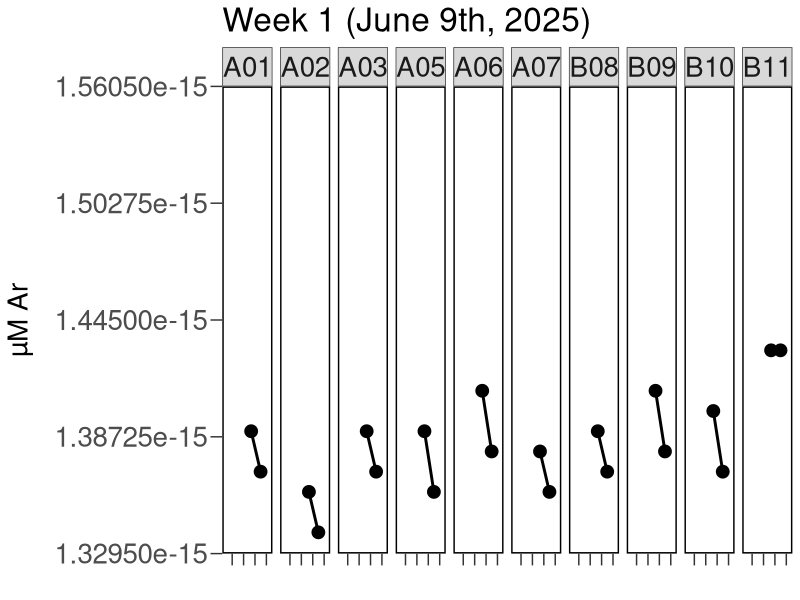
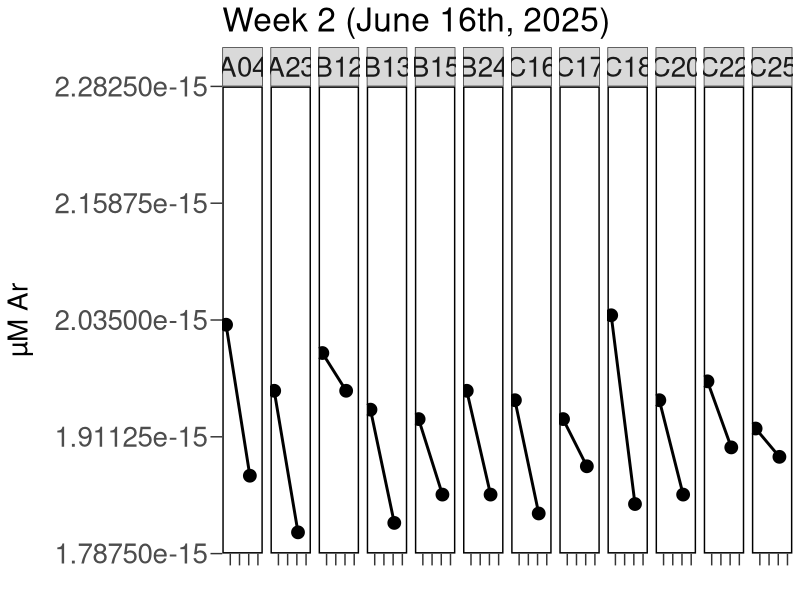
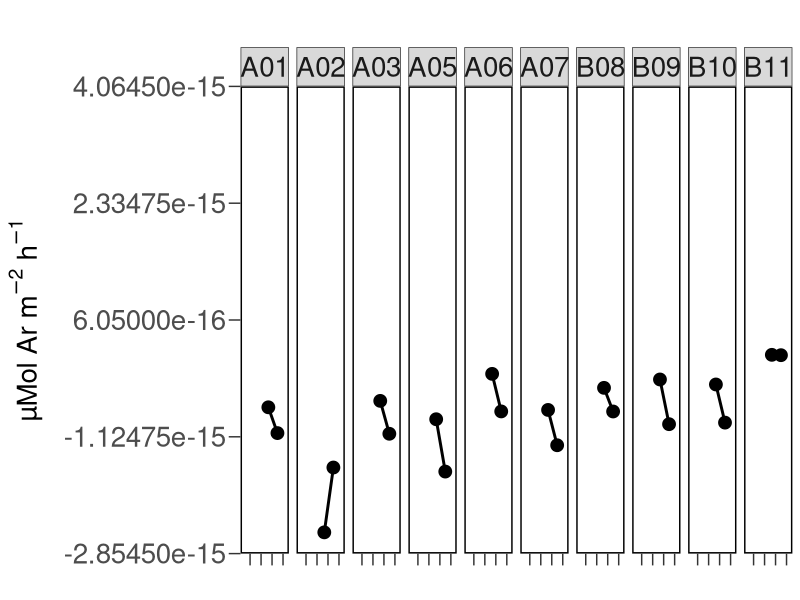
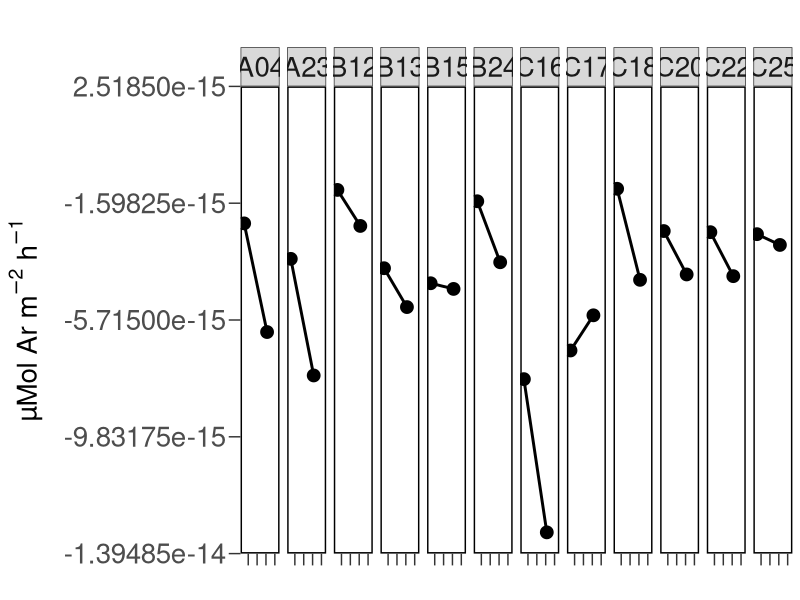
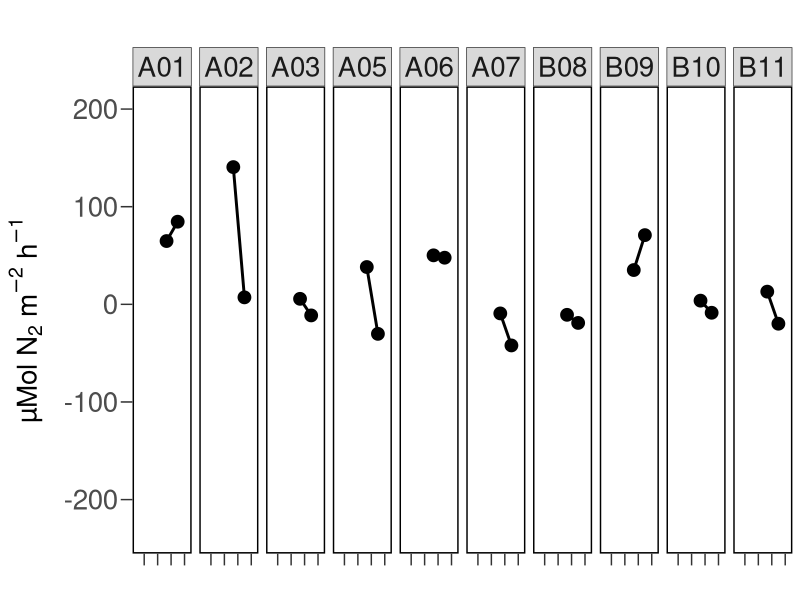
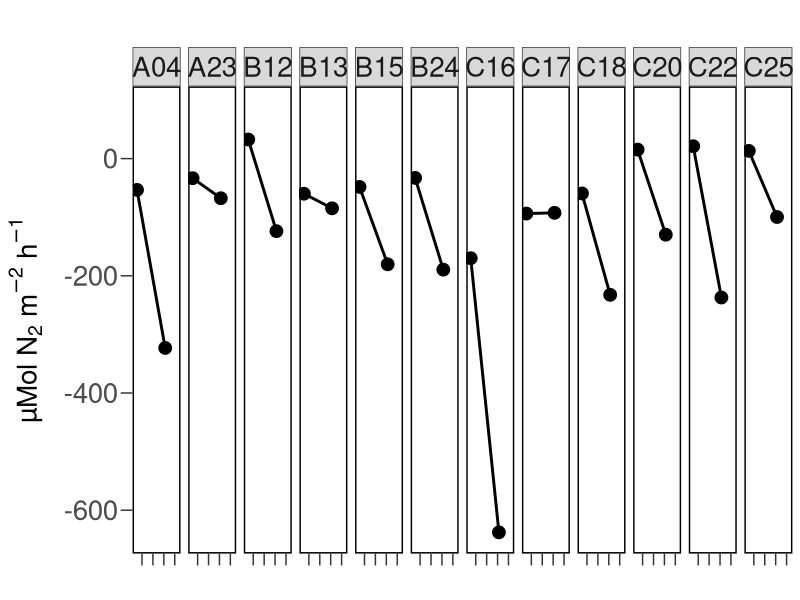
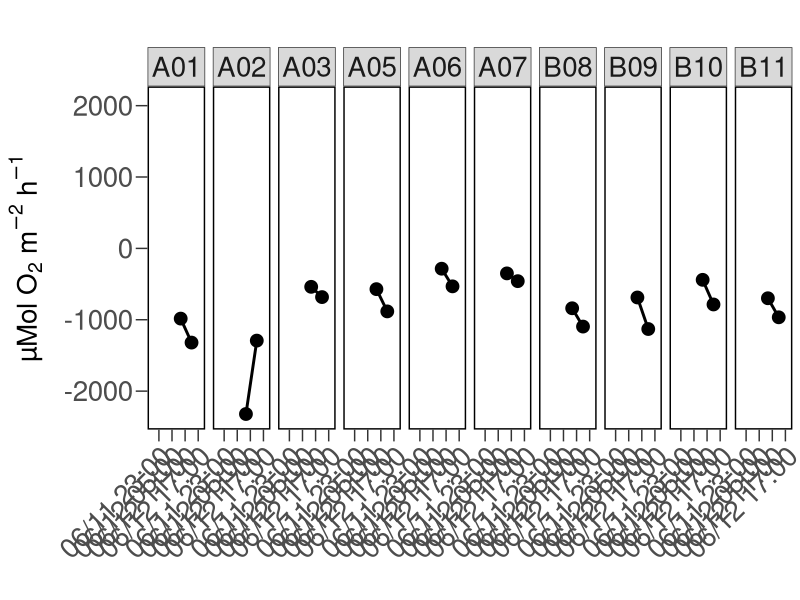
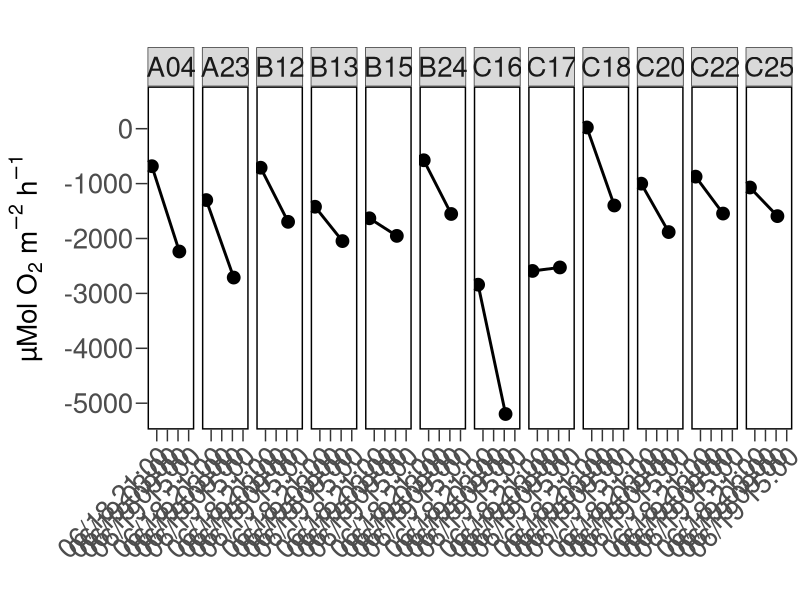

Source code (R) for these figures, in order:
## ---- chunk 1
rm(list=ls())
knitr::opts_chunk$set(echo = TRUE)
#use to set working directory 
knitr::opts_knit$set(root.dir="~/GitHub/FlowThrough_CoastalAg/analyses")
## ---- chunk 2
require("tidyverse")
require("ggpubr")
## ---- chunk 3
Wk1_0730_MIMS <- read.csv("../data/Wk1_730MIMS_TimeCurves.csv")
Wk2_0731_MIMS <- read.csv("../data/Wk2_731MIMS_TimeCurves.csv")
## ---- chunk 4
# date times:
Wk1_0730_MIMS$Time <- as.POSIXct(Wk1_0730_MIMS$Time, format = "%m/%d/%y %H:%M")
Wk2_0731_MIMS$Time <- as.POSIXct(Wk2_0731_MIMS$Time, format = "%m/%d/%y %H:%M")
## ---- chunk 5
Wk1_0730_MIMS$CoreID <- substr(Wk1_0730_MIMS$Orig.ID, 1, 3)
Wk2_0731_MIMS$CoreID <- substr(Wk2_0731_MIMS$Orig.ID, 1, 3)
## ---- chunk 6
plot.uM.Ar_Wk1 <- ggplot(data = Wk1_0730_MIMS, aes(x = Time, y = uM.Ar)) +
  facet_grid(~CoreID)+
  geom_line(size = 1) +
  geom_point(size = 4)+
  theme_bw() +
  #Remove plot grid lines
  theme(panel.grid.major = element_blank(), panel.grid.minor = element_blank()) + 
  #Set axis title and text properties, tick marks, and labels
  theme(text=element_text(size=20),axis.title=element_text(size=20,face="bold"),
          axis.text=element_text(size=20),  
          axis.title.y=element_text(margin=margin(r=10)),
          axis.title.x = element_text(margin = margin(r=10)),
          panel.border = element_rect(colour = "black",linewidth=1),strip.text = element_text(size = 20), legend.position="bottom", legend.title = element_text(size=20), legend.text=element_text(size=20)) + 
          theme(axis.ticks.length=unit(0.3,"cm")) + 
          labs(x = "", y = expression(paste("µM Ar")), title="Week 1 (June 9th, 2025)") +
  theme(rect=element_rect(fill="transparent"))+
  theme(plot.background = element_rect(color=NA), axis.text.x = element_blank())+
  scale_x_datetime(breaks = "6 hours", limits = as.POSIXct(c("2025-06-11 15:00:00", "2025-06-12 15:00:00"), tz = "America/New_York"), date_labels = "%m/%d %H:%M")
  
 
plot.uM.Ar_Wk1
## ---- chunk 7
plot.uM.Ar_Wk2 <- ggplot(data = Wk2_0731_MIMS, aes(x = Time, y = uM.Ar)) +
  facet_grid(~CoreID)+
  geom_line(size = 1) +
  geom_point(size = 4)+
  theme_bw() +
  #Remove plot grid lines
  theme(panel.grid.major = element_blank(), panel.grid.minor = element_blank()) + 
  #Set axis title and text properties, tick marks, and labels
  theme(text=element_text(size=20),axis.title=element_text(size=20,face="bold"),
          axis.text=element_text(size=20),  
          axis.title.y=element_text(margin=margin(r=10)),
          axis.title.x = element_text(margin = margin(r=10)),
          panel.border = element_rect(colour = "black",linewidth=1),strip.text = element_text(size = 20), legend.position="bottom", legend.title = element_text(size=20), legend.text=element_text(size=20)) + 
          theme(axis.ticks.length=unit(0.3,"cm")) + 
          labs(x = "", y = expression(paste("µM Ar")), title="Week 2 (June 16th, 2025)") +
  theme(rect=element_rect(fill="transparent"))+
  theme(plot.background = element_rect(color=NA), axis.text.x = element_blank())+
  scale_x_datetime(breaks = "6 hours", limits = as.POSIXct(c("2025-06-18 13:00:00", "2025-06-19 13:00:00"), tz = "America/New_York"), date_labels = "%m/%d %H:%M")
  
 
plot.uM.Ar_Wk2
## ---- chunk 8
plot.Ar_flux_Wk1 <- ggplot(data = Wk1_0730_MIMS, aes(x = Time, y = Ar.flux..umol.Ar.m.2.hr.1.)) +
  facet_grid(~CoreID)+
  geom_line(size = 1) +
  geom_point(size = 4)+
  theme_bw() +
  #Remove plot grid lines
  theme(panel.grid.major = element_blank(), panel.grid.minor = element_blank()) + 
  #Set axis title and text properties, tick marks, and labels
  theme(text=element_text(size=20),axis.title=element_text(size=20,face="bold"),
          axis.text=element_text(size=20),  
          axis.title.y=element_text(margin=margin(r=10)),
          axis.title.x = element_text(margin = margin(r=10)),
          panel.border = element_rect(colour = "black",linewidth=1),strip.text = element_text(size = 20), legend.position="bottom", legend.title = element_text(size=20), legend.text=element_text(size=20)) + 
          theme(axis.ticks.length=unit(0.3,"cm")) + 
          labs(x = "", y = expression(paste("µMol Ar m"^{-2}, " h"^{-1})), title="") +
  theme(rect=element_rect(fill="transparent"))+
  theme(plot.background = element_rect(color=NA), axis.text.x = element_blank())+
  scale_x_datetime(breaks = "6 hours", limits = as.POSIXct(c("2025-06-11 15:00:00", "2025-06-12 15:00:00"), tz = "America/New_York"), date_labels = "%m/%d %H:%M")
  
 
plot.Ar_flux_Wk1
## ---- chunk 9
plot.Ar_flux_Wk2 <- ggplot(data = Wk2_0731_MIMS, aes(x = Time, y = Ar.flux..umol.Ar.m.2.hr.1.)) +
  facet_grid(~CoreID)+
  geom_line(size = 1) +
  geom_point(size = 4)+
  theme_bw() +
  #Remove plot grid lines
  theme(panel.grid.major = element_blank(), panel.grid.minor = element_blank()) + 
  #Set axis title and text properties, tick marks, and labels
  theme(text=element_text(size=20),axis.title=element_text(size=20,face="bold"),
          axis.text=element_text(size=20),  
          axis.title.y=element_text(margin=margin(r=10)),
          axis.title.x = element_text(margin = margin(r=10)),
          panel.border = element_rect(colour = "black",linewidth=1),strip.text = element_text(size = 20), legend.position="bottom", legend.title = element_text(size=20), legend.text=element_text(size=20)) + 
          theme(axis.ticks.length=unit(0.3,"cm")) + 
          labs(x = "", y = expression(paste("µMol Ar m"^{-2}, " h"^{-1})), title="") +
  theme(plot.background = element_rect(color=NA), axis.text.x = element_blank())+
  scale_x_datetime(breaks = "6 hours", limits = as.POSIXct(c("2025-06-18 13:00:00", "2025-06-19 13:00:00"), tz = "America/New_York"), date_labels = "%m/%d %H:%M")
  
 
plot.Ar_flux_Wk2
## ---- chunk 10
plot.N2_flux_Wk1 <- ggplot(data = Wk1_0730_MIMS, aes(x = Time, y = N2.flux..umol.N.m.2.hr.1.)) +
  facet_grid(~CoreID)+
  geom_line(size = 1) +
  geom_point(size = 4)+
  theme_bw() +
  #Remove plot grid lines
  theme(panel.grid.major = element_blank(), panel.grid.minor = element_blank()) + 
  #Set axis title and text properties, tick marks, and labels
  theme(text=element_text(size=20),axis.title=element_text(size=20,face="bold"),
          axis.text=element_text(size=20),  
          axis.title.y=element_text(margin=margin(r=10)),
          axis.title.x = element_text(margin = margin(r=10)),
          panel.border = element_rect(colour = "black",linewidth=1),strip.text = element_text(size = 20), legend.position="bottom", legend.title = element_text(size=20), legend.text=element_text(size=20)) + 
          theme(axis.ticks.length=unit(0.3,"cm")) + 
          labs(x = "", y = expression(paste("µMol N"[2], " m"^{-2}, " h"^{-1})), title="") +
  theme(rect=element_rect(fill="transparent"))+
  theme(plot.background = element_rect(color=NA), axis.text.x = element_blank())+
  scale_x_datetime(breaks = "6 hours", limits = as.POSIXct(c("2025-06-11 15:00:00", "2025-06-12 15:00:00"), tz = "America/New_York"), date_labels = "%m/%d %H:%M")
  
 
plot.N2_flux_Wk1
## ---- chunk 11
plot.N2_flux_Wk2 <- ggplot(data = Wk2_0731_MIMS, aes(x = Time, y = N2.flux..umol.N.m.2.hr.1.)) +
  facet_grid(~CoreID)+
  geom_line(size = 1) +
  geom_point(size = 4)+
  theme_bw() +
  #Remove plot grid lines
  theme(panel.grid.major = element_blank(), panel.grid.minor = element_blank()) + 
  #Set axis title and text properties, tick marks, and labels
  theme(text=element_text(size=20),axis.title=element_text(size=20,face="bold"),
          axis.text=element_text(size=20),  
          axis.title.y=element_text(margin=margin(r=10)),
          axis.title.x = element_text(margin = margin(r=10)),
          panel.border = element_rect(colour = "black",linewidth=1),strip.text = element_text(size = 20), legend.position="bottom", legend.title = element_text(size=20), legend.text=element_text(size=20)) + 
          theme(axis.ticks.length=unit(0.3,"cm")) + 
          labs(x = "", y = expression(paste("µMol N"[2], " m"^{-2}, " h"^{-1})), title="") +
  theme(rect=element_rect(fill="transparent"))+
  theme(plot.background = element_rect(color=NA), axis.text.x = element_blank())+
  scale_x_datetime(breaks = "6 hours", limits = as.POSIXct(c("2025-06-18 13:00:00", "2025-06-19 13:00:00"), tz = "America/New_York"), date_labels = "%m/%d %H:%M")
  
 
plot.N2_flux_Wk2
## ---- chunk 12
plot.O2_flux_Wk1 <- ggplot(data = Wk1_0730_MIMS, aes(x = Time, y = O2.flux..umol.O2.m.2.hr.1.)) +
  facet_grid(~CoreID)+
  geom_line(size = 1) +
  geom_point(size = 4)+
  theme_bw() +
  #Remove plot grid lines
  theme(panel.grid.major = element_blank(), panel.grid.minor = element_blank()) + 
  #Set axis title and text properties, tick marks, and labels
  theme(text=element_text(size=20),axis.title=element_text(size=20,face="bold"),
          axis.text=element_text(size=20),  
          axis.title.y=element_text(margin=margin(r=10)),
          axis.title.x = element_text(margin = margin(r=10)),
          panel.border = element_rect(colour = "black",linewidth=1),strip.text = element_text(size = 20), legend.position="bottom", legend.title = element_text(size=20), legend.text=element_text(size=20)) + 
          theme(axis.ticks.length=unit(0.3,"cm")) + 
          labs(x = "", y = expression(paste("µMol O"[2], " m"^{-2}, " h"^{-1})), title="") +
  theme(rect=element_rect(fill="transparent"))+
  theme(plot.background = element_rect(color=NA), axis.text.x = element_text(angle=45, hjust = 1))+
  scale_x_datetime(breaks = "6 hours", limits = as.POSIXct(c("2025-06-11 15:00:00", "2025-06-12 15:00:00"), tz = "America/New_York"), date_labels = "%m/%d %H:%M")
  
 
plot.O2_flux_Wk1
## ---- chunk 13
plot.O2_flux_Wk2 <- ggplot(data = Wk2_0731_MIMS, aes(x = Time, y = O2.flux..umol.O2.m.2.hr.1.)) +
  facet_grid(~CoreID)+
  geom_line(size = 1) +
  geom_point(size = 4)+
  theme_bw() +
  #Remove plot grid lines
  theme(panel.grid.major = element_blank(), panel.grid.minor = element_blank()) + 
  #Set axis title and text properties, tick marks, and labels
  theme(text=element_text(size=20),axis.title=element_text(size=20,face="bold"),
          axis.text=element_text(size=20),  
          axis.title.y=element_text(margin=margin(r=10)),
          axis.title.x = element_text(margin = margin(r=10)),
          panel.border = element_rect(colour = "black",linewidth=1),strip.text = element_text(size = 20), legend.position="bottom", legend.title = element_text(size=20), legend.text=element_text(size=20)) + 
          theme(axis.ticks.length=unit(0.3,"cm")) + 
          labs(x = "", y = expression(paste("µMol O"[2], " m"^{-2}, " h"^{-1})), title="") +
  theme(rect=element_rect(fill="transparent"))+
  theme(plot.background = element_rect(color=NA), axis.text.x = element_text(angle=45, hjust = 1))+
  scale_x_datetime(breaks = "6 hours", limits = as.POSIXct(c("2025-06-18 13:00:00", "2025-06-19 13:00:00"), tz = "America/New_York"), date_labels = "%m/%d %H:%M")
  
 
plot.O2_flux_Wk2
## ---- chunk 14
# Week 1
Wk1_fluxes_comb <- ggarrange(plotlist = c(plot.uM.Ar_Wk1, plot.Ar_flux_Wk1, plot.N2_flux_Wk1, plot.O2_flux_Wk1), ncol = 1, nrow = 4, align = "v")

Wk1_fluxes_comb

#ggsave("../figures/Week1_fluxes.png", plot=Wk1_fluxes_comb, device="png", scale=1, width=21, height=16, dpi=600, limitsize=TRUE, bg="white")

# Week 2
Wk2_fluxes_comb <- ggarrange(plotlist = c(plot.uM.Ar_Wk2, plot.Ar_flux_Wk2, plot.N2_flux_Wk2, plot.O2_flux_Wk2), ncol = 1, nrow = 4, align = "v")

Wk2_fluxes_comb

#ggsave("../figures/Week2_fluxes.png", plot=Wk2_fluxes_comb, device="png", scale=1, width=21, height=16, dpi=600, limitsize=TRUE, bg="white")
## ---- chunk 15

